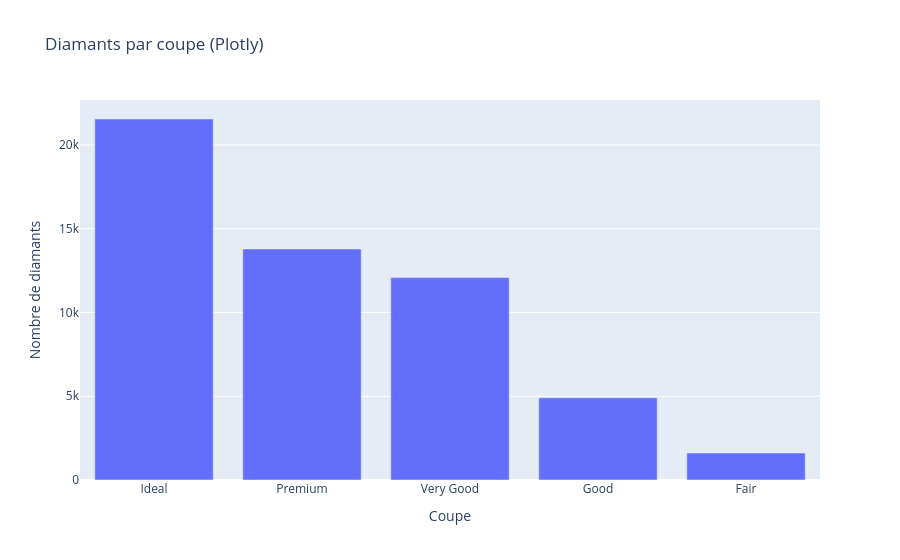

Write notebook code for a chart like this one.
### Markdown cell above
## 2c. Plotly — Diagramme à barres interactif (nombre de diamants par coupe)

### Code cell
cut_counts = df['cut'].value_counts().reset_index()
cut_counts.columns = ['cut', 'count']
fig = px.bar(cut_counts, x='cut', y='count', title="Diamants par coupe (Plotly)",
             labels={'cut': 'Coupe', 'count': 'Nombre de diamants'})
fig.show()

### Figure 1 — Plotly figure (JSON) as saved in the notebook; plotly's stock layout.template omitted (floating-point values rounded to 4 significant figures)
{"data": [{"hovertemplate": "Coupe=%{x}<br>Nombre de diamants=%{y}<extra></extra>", "legendgroup": "", "marker": {"color": "#636efa", "pattern": {"shape": ""}}, "name": "", "orientation": "v", "showlegend": false, "textposition": "auto", "type": "bar", "x": ["Ideal", "Premium", "Very Good", "Good", "Fair"], "xaxis": "x", "y": [21551, 13791, 12082, 4906, 1610], "yaxis": "y"}], "layout": {"barmode": "relative", "legend": {"tracegroupgap": 0}, "title": {"text": "Diamants par coupe (Plotly)"}, "xaxis": {"anchor": "y", "domain": [0, 1], "title": {"text": "Coupe"}}, "yaxis": {"anchor": "x", "domain": [0, 1], "title": {"text": "Nombre de diamants"}}}}
